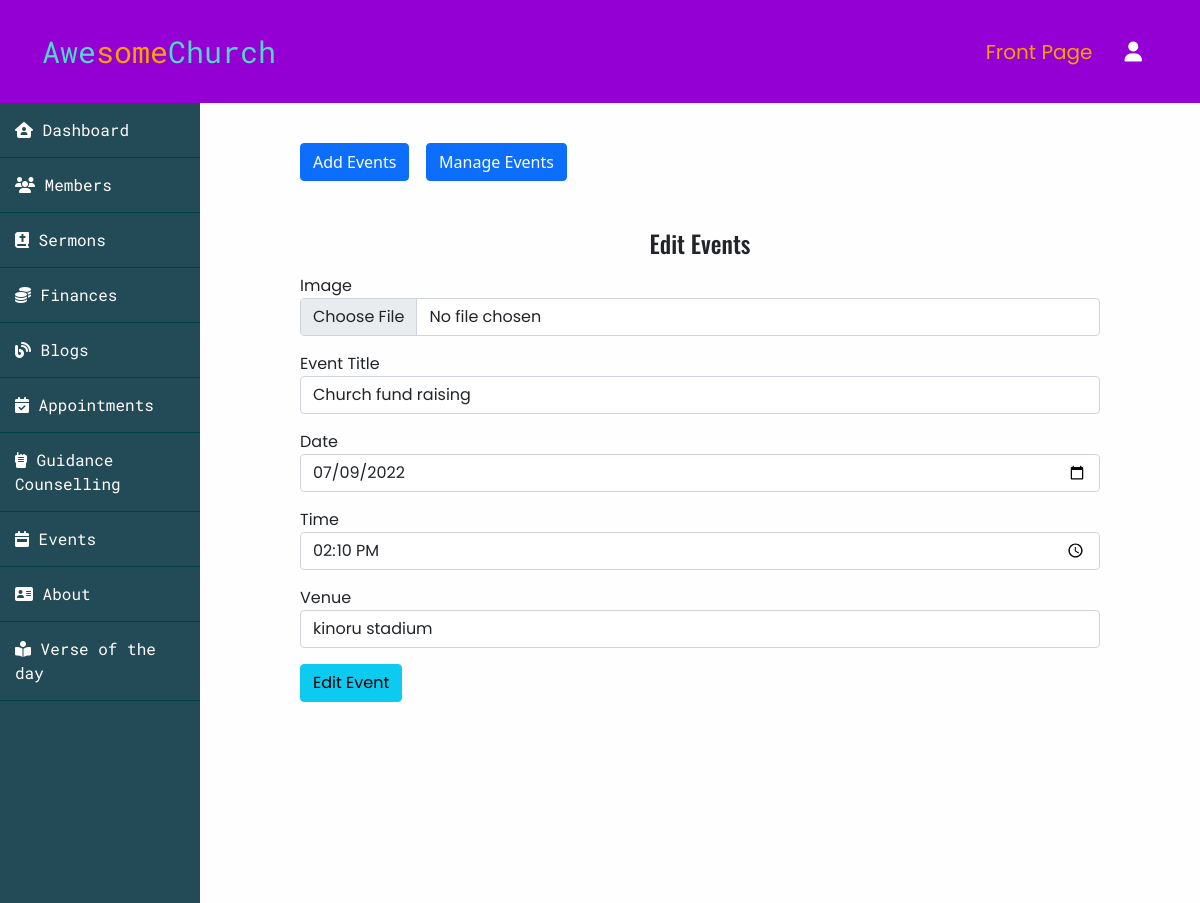
Screenshot of /admin/events/editEvents.php?id=1 with the database file from the repository.
### tables this page shows
CREATE TABLE `events` (
  `id` int(255) NOT NULL,
  `admin_id` int(255) NOT NULL,
  `image` varchar(255) NOT NULL,
  `event_title` varchar(255) NOT NULL,
  `event_date` varchar(255) NOT NULL,
  `time` varchar(255) NOT NULL,
  `event_venue` varchar(255) NOT NULL
);

### app/database/db.php (called while the page is built, shortened)
<?php
    require("connect.php");
    function executeQuery($sql, $data){
        global $conn;
        $stmt = $conn->prepare($sql);
        $values = array_values($data);
        $types = str_repeat('s', count($values));
        $stmt->bind_param($types, ...$values);
        $stmt->execute();
        return $stmt;
    }
    function selectOne($table, $conditions){
        $sql = "SELECT * FROM $table";
        $i = 0;
        foreach($conditions as $key => $value){
            if ($i === 0) {
                $sql = $sql . " WHERE $key = ?";
            }else{
                $sql = $sql . " AND $key = ?";
            }
            $i++;
        }
        $sql = $sql . " LIMIT 1";
        $stmt = executeQuery($sql, $conditions);
        $records = $stmt->get_result()->fetch_assoc();
        return $records;
    }

### app/controllers/events.php (called while the page is built, shortened)
<?php
    include(ROOT_PATH . "/app/database/db.php");
    $table = 'events';
    if (isset($_GET['id'])) {
        $user = selectOne($table, ['id' => $_GET['id']]);
        $image = $user['image'];
        $event_title = $user['event_title'];
        $event_date = $user['event_date'];
        $time = $user['time'];
        $event_venue = $user['event_venue'];
    }

### admin/events/editEvents.php (the view, shortened to what this page needs)
<?php
    include(ROOT_PATH . "/app/controllers/events.php");
?>
<!DOCTYPE html>
<html lang="en">
<head>
    <link href="https://cdn.jsdelivr.net/npm/bootstrap@5.1.3/dist/css/bootstrap.min.css" rel="stylesheet">
    <link rel="stylesheet" href="https://cdnjs.cloudflare.com/ajax/libs/font-awesome/6.1.0/css/all.min.css" />
    <link rel="stylesheet" href="https://cdnjs.cloudflare.com/ajax/libs/OwlCarousel2/2.3.4/assets/owl.carousel.min.css" />
    <link rel="stylesheet" href="https://cdnjs.cloudflare.com/ajax/libs/OwlCarousel2/2.3.4/assets/owl.theme.default.min.css" />
    <link rel="stylesheet" href="<?php echo BASE_URL . "/assets/css/index.css" ?>">
    <link rel="stylesheet" href="<?php echo BASE_URL . "/assets/css/admin.css" ?>">
</head>
<body>
    <?php
        include(ROOT_PATH . '/app/includes/adminHeader.php');
    ?>
    <section class="admin-main-content">
        <?php
            include(ROOT_PATH . '/app/includes/innerAdminSideBarLinks.php');
        ?>
        <div class="admin-mainbar">
            <span><a href="<?php echo BASE_URL . "/admin/events/addEvents.php" ?>" class="btn btn-primary">Add Events</a></span> &nbsp;&nbsp;
            <span><a href="<?php echo BASE_URL . "/admin/events/index.php" ?>" class="btn btn-primary">Manage Events</a></span>
            <div class="py-5">
                <h4 class="font-oswald text-center">Edit Events</h4>
                <form action="editEvents.php" method="post" enctype="multipart/form-data" class="font-poppins">
                    <div class="form-group mb-3">
                        <label for="user">Image</label>
                        <input type="file" name="image" value="<?php echo $image ?>" id="image" placeholder="Choose am image for the Event" class="form-control">
                    </div>
                    <div class="form-group mb-3">
                        <label for="title">Event Title</label>
                        <input type="text" name="event_title" value="<?php echo $event_title ?>" id="event-title" placeholder="Enter Event Title" class="form-control">
                    </div>
                    <div class="form-group mb-3">
                        <label for="Date">Date</label>
                        <input type="date" name="event_date" value="<?php echo $event_date ?>" id="event-date" class="form-control">
                    </div>
                    <div class="form-group mb-3">
                        <label for="time">Time</label>
                        <input type="time" name="time" value="<?php echo $time ?>" id="time" class="form-control">
                    </div>
                    <div class="form-group mb-3">
                        <label for="title">Venue</label>
                        <input type="text" name="event_venue" value="<?php echo $event_venue ?>" id="event-venue" placeholder="Enter Event Venue" class="form-control">
                    </div>
                    <button type="submit" name="btnEditEvent" class="btn btn-info">Edit Event</button>
                </form>
            </div>
        </div>
    </section>
</body>
</html>

### assets/css/index.css (style rules this page uses)
.font-oswald { font-family: 'Oswald', sans-serif; }
.font-poppins { font-family: 'Poppins', sans-serif; }
html, body { height: 100%; padding: 0px; margin: 0px; background: #fffeff; box-sizing: border-box; }

### assets/css/admin.css (style rules this page uses)
html, body { padding: 0px; margin: 0px; }
.admin-main-content { display: flex; height: calc(100% - 66px); flex-direction: row; height: 100%; }
.admin-main-content .admin-mainbar { flex: 8; height: auto; padding: 40px 100px 100px; overflow-y: scroll; }

### rows the page displays
events: event_title "Church fund raising", event_date "07/09/2022", time "14:10", event_venue "kinoru stadium"
